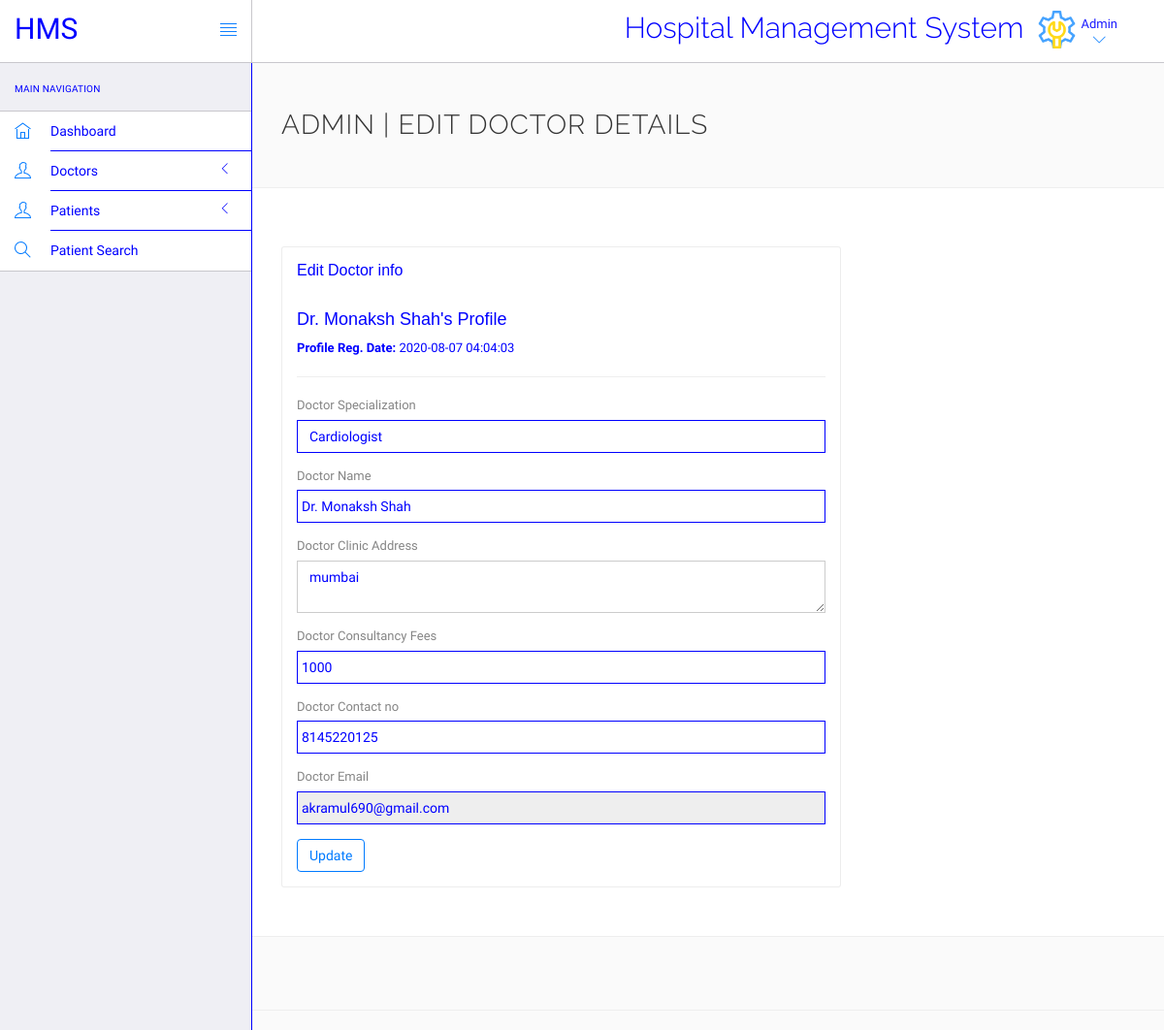
The app's page /Project/login/admin/edit-doctor.php?id=21 (signed in) with its own data.
### tables this page shows
CREATE TABLE `doctors` (
  `id` int(10) NOT NULL,
  `specilization` varchar(20) DEFAULT NULL,
  `doctorName` varchar(20) DEFAULT NULL,
  `address` longtext DEFAULT NULL,
  `docFees` varchar(20) DEFAULT NULL,
  `contactno` bigint(11) DEFAULT NULL,
  `docEmail` varchar(25) DEFAULT NULL,
  `password` varchar(50) DEFAULT NULL,
  `creationDate` timestamp NULL DEFAULT current_timestamp(),
  `updationDate` timestamp NULL DEFAULT NULL ON UPDATE current_timestamp()
);

### Project/login/admin/edit-doctor.php (the view, shortened to what this page needs)
<?php
include('include/config.php');
$did=intval($_GET['id']);
?>
<!DOCTYPE html>
<html lang="en">
	<head>
		<link rel="stylesheet" href="vendor/bootstrap/css/bootstrap.min.css">
		<link rel="stylesheet" href="vendor/fontawesome/css/font-awesome.min.css">
		<link rel="stylesheet" href="vendor/themify-icons/themify-icons.min.css">
		<link rel="stylesheet" href="assets/css/styles.css">
		<link rel="stylesheet" href="assets/css/plugins.css">
		<link rel="stylesheet" href="assets/css/themes/theme-1.css" id="skin_color" />
	</head>
	<body>
		<div id="app">
			<div class="sidebar app-aside" id="sidebar">
				<div class="sidebar-container perfect-scrollbar">
<nav>
						<div class="navbar-title">
							<span>Main Navigation</span>
						</div>
						<ul class="main-navigation-menu">
							<li>
								<a href="dashboard.php">
									<div class="item-content">
										<div class="item-media">
											<i class="ti-home"></i>
										</div>
										<div class="item-inner">
											<span class="title"> Dashboard </span>
										</div>
									</div>
								</a>
							</li>
							<li>
								<a href="javascript:void(0)">
									<div class="item-content">
										<div class="item-media">
											<i class="ti-user"></i>
										</div>
										<div class="item-inner">
											<span class="title"> Doctors </span><i class="icon-arrow"></i>
										</div>
									</div>
								</a>
								</li>
								<li>
								<a href="javascript:void(0)">
									<div class="item-content">
										<div class="item-media">
											<i class="ti-user"></i>
										</div>
										<div class="item-inner">
											<span class="title"> Patients </span><i class="icon-arrow"></i>
										</div>
									</div>
								</a>
								</li>
								<li>
								<a href="patient-search.php">
									<div class="item-content">
										<div class="item-media">
											<i class="ti-search"></i>
										</div>
										<div class="item-inner">
											<span class="title"> Patient Search </span>
										</div>
									</div>
								</a>
							</li>
						</ul>
					</nav>
					</div>
			</div>
			<div class="app-content">
                  <header class="navbar navbar-default navbar-static-top">
					<div class="navbar-header">
						<a class="navbar-brand" href="#">
							<h2 style="padding-top:20%;font-family:Numans;">HMS</h2>
						</a>
						<a href="#" class="sidebar-toggler pull-right visible-md visible-lg" data-toggle-class="app-sidebar-closed" data-toggle-target="#app">
							<i class="ti-align-justify"></i>
						</a>
					</div>
					<div class="navbar-collapse collapse">
						<ul class="nav navbar-right">
								<li  style="padding-top:2%;font-family:Numans; ">
								<h2>Hospital Management System</h2>
							</li>
							<li class="dropdown current-user">
								<a href class="dropdown-toggle" data-toggle="dropdown">
									<img src="assets/images/admin.png" > <span class="username">Admin<i class="ti-angle-down"></i></i></span>
								</a>
							</li>
						</ul>
					</div>
				</header>
				<div class="main-content" >
					<div class="wrap-content container" id="container">
						<section id="page-title">
							<div class="row">
								<div class="col-sm-8">
									<h1 class="mainTitle">Admin | Edit Doctor Details</h1>
																	</div>
							</div>
						</section>
						<div class="container-fluid container-fullw bg-white">
							<div class="row">
								<div class="col-md-12">
									<div class="row margin-top-30">
										<div class="col-lg-8 col-md-12">
											<div class="panel panel-white">
												<div class="panel-heading">
													<h5 class="panel-title">Edit Doctor info</h5>
												</div>
												<div class="panel-body">
									<?php $sql=mysqli_query($con,"select * from doctors where id='$did'");
while($data=mysqli_fetch_array($sql))
{
?>
<h4><?php echo htmlentities($data['doctorName']);?>'s Profile</h4>
<p><b>Profile Reg. Date: </b><?php echo htmlentities($data['creationDate']);?></p>
<hr />
													<form role="form" name="adddoc" method="post" onSubmit="return valid();">
														<div class="form-group">
															<label for="DoctorSpecialization">
																Doctor Specialization
															</label>
							<select name="Doctorspecialization" class="form-control" required="required">
					<option value="<?php echo htmlentities($data['specilization']);?>">
					<?php echo htmlentities($data['specilization']);?></option>
															</select>
														</div>
<div class="form-group">
<label for="doctorname">Doctor Name</label>
	<input type="text" name="docname" class="form-control" value="<?php echo htmlentities($data['doctorName']);?>" >
</div>
<div class="form-group">
	<label for="address">Doctor Clinic Address</label>
					<textarea name="clinicaddress" class="form-control"><?php echo htmlentities($data['address']);?></textarea>
</div>
<div class="form-group">
<label for="fess">Doctor Consultancy Fees</label>
		<input type="text" name="docfees" class="form-control" required="required"  value="<?php echo htmlentities($data['docFees']);?>" >
	</div>
<div class="form-group"><label for="fess">Doctor Contact no</label>
					<input type="text" name="doccontact" class="form-control" required="required"  value="<?php echo htmlentities($data['contactno']);?>">
														</div>
<div class="form-group">
<label for="fess">Doctor Email</label>
					<input type="email" name="docemail" class="form-control"  readonly="readonly"  value="<?php echo htmlentities($data['docEmail']);?>"></div>	<?php } ?>
														<button type="submit" name="submit" class="btn btn-o btn-primary">Update</button>
													</form>
												</div>
											</div>
										</div>
											</div>
										</div>
										</div>
						</div>
					</div>
				</div>
			</div>
<hr>
					</div>
	</body>
</html>

### Project/login/admin/assets/css/plugins.css (style rules this page uses)
* { margin: 0px; padding: 0px; box-sizing: border-box; font-family:Numans; }
.perfect-scrollbar { overflow-y: hidden !important; }

### Project/login/admin/assets/css/themes/theme-1.css (style rules this page uses)
body { background: #FAFAFA; }
header .navbar-header { background: #ffffff !important; border-right-color: #c8c7cc !important; border-bottom-color: #c8c7cc !important; }
header .navbar-header .sidebar-toggler, header .navbar-header .sidebar-mobile-toggler { color: #007aff !important; }
header .navbar-header .navbar-brand { color: blue !important; }
header .navbar-collapse { background: #ffffff !important; border-bottom-color: #c8c7cc !important; box-shadow: none !important; }
header .navbar-collapse .navbar-right > li > a { color: blue; }
header .navbar-collapse .navbar-right > li > a i { color: #007aff !important; }
#sidebar { background: #EFEFF4 !important; }
#sidebar:before { border-right-width: "1px" !important; border-right-style: solid; border-right-color: #c8c7cc !important; }
#sidebar nav { border-right-width: "1px" !important; border-right-style: solid; border-right-color:blue !important; }
#sidebar nav .navbar-title { color:blue; }
#sidebar nav > ul { background: #ffffff !important; border-bottom-color: #c8c7cc !important; border-top-color: #c8c7cc !important; }
#sidebar nav > ul > li > a .item-media > i { color: #007aff !important; }
#sidebar nav > ul > li > a .item-inner { color:blue!important; border-bottom-color:blue; }

### records on screen
doctors: doctorName "Dr. Monaksh Shah", creationDate "2020-08-07 04:04:03", Doctorspecialization "Cardiologist", docname "Dr. Monaksh Shah", clinicaddress "mumbai", docfees "1000", doccontact "8145220125", docemail "akramul690@gmail.com"
